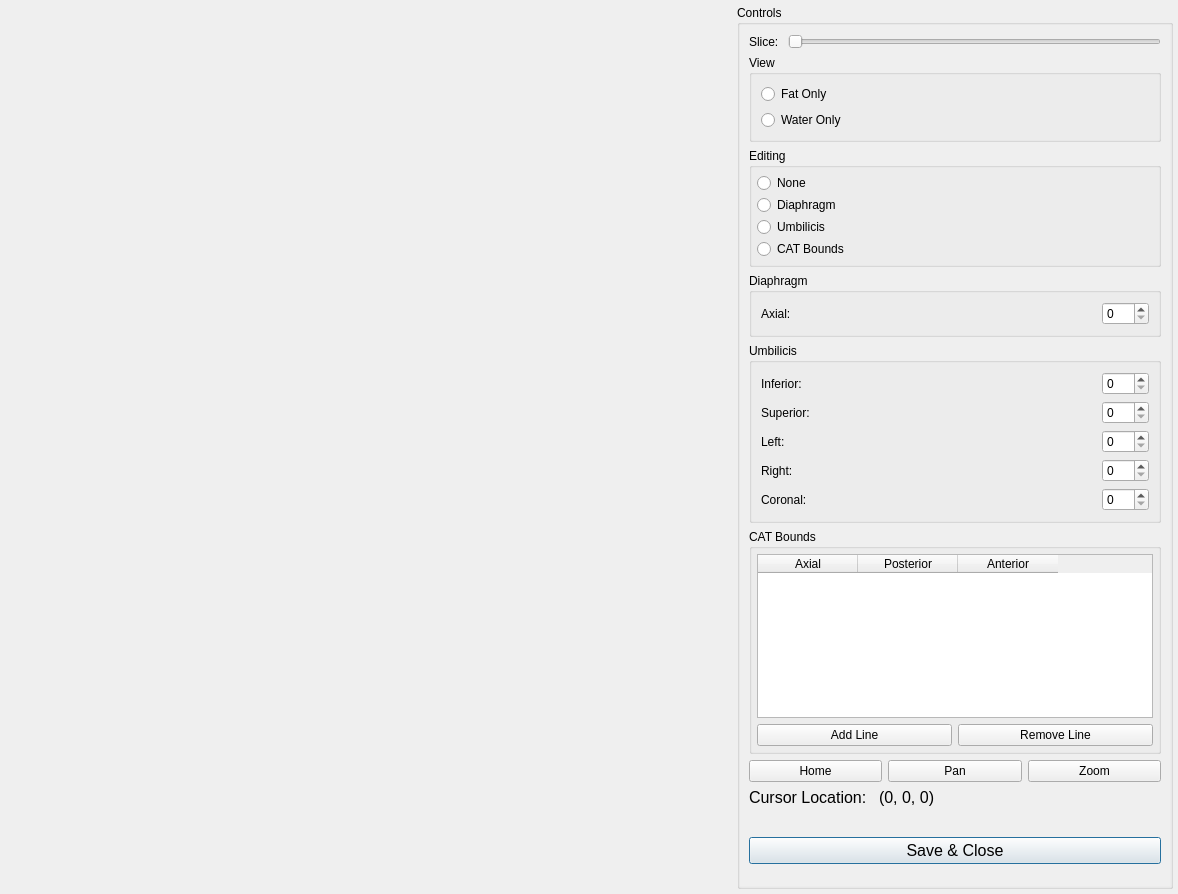
<?xml version="1.0" encoding="UTF-8"?>
<ui version="4.0">
 <class>ConfigureWindow</class>
 <widget class="QDialog" name="ConfigureWindow">
  <property name="geometry">
   <rect>
    <x>0</x>
    <y>0</y>
    <width>1178</width>
    <height>894</height>
   </rect>
  </property>
  <property name="windowTitle">
   <string>Configure Window</string>
  </property>
  <layout class="QGridLayout" name="gridLayout_7" columnstretch="5,3">
   <property name="leftMargin">
    <number>5</number>
   </property>
   <property name="topMargin">
    <number>5</number>
   </property>
   <property name="rightMargin">
    <number>5</number>
   </property>
   <property name="bottomMargin">
    <number>5</number>
   </property>
   <item row="0" column="0">
    <widget class="SliceWidget" name="sliceWidget" native="true"/>
   </item>
   <item row="0" column="1">
    <widget class="QGroupBox" name="groupBox">
     <property name="title">
      <string>Controls</string>
     </property>
     <layout class="QVBoxLayout" name="verticalLayout">
      <property name="spacing">
       <number>0</number>
      </property>
      <property name="leftMargin">
       <number>0</number>
      </property>
      <property name="topMargin">
       <number>0</number>
      </property>
      <property name="rightMargin">
       <number>0</number>
      </property>
      <property name="bottomMargin">
       <number>0</number>
      </property>
      <item>
       <widget class="QScrollArea" name="scrollArea">
        <property name="frameShape">
         <enum>QFrame::NoFrame</enum>
        </property>
        <property name="horizontalScrollBarPolicy">
         <enum>Qt::ScrollBarAlwaysOff</enum>
        </property>
        <property name="widgetResizable">
         <bool>true</bool>
        </property>
        <widget class="QWidget" name="scrollAreaWidgetContents">
         <property name="geometry">
          <rect>
           <x>0</x>
           <y>0</y>
           <width>434</width>
           <height>869</height>
          </rect>
         </property>
         <layout class="QGridLayout" name="gridLayout_2">
          <item row="5" column="0" colspan="2">
           <widget class="QGroupBox" name="groupBox_3">
            <property name="title">
             <string>Umbilicis</string>
            </property>
            <layout class="QGridLayout" name="gridLayout_3">
             <item row="3" column="0">
              <widget class="QLabel" name="label_4">
               <property name="text">
                <string>Left: </string>
               </property>
              </widget>
             </item>
             <item row="4" column="0">
              <widget class="QLabel" name="label_5">
               <property name="text">
                <string>Right: </string>
               </property>
              </widget>
             </item>
             <item row="5" column="0">
              <widget class="QLabel" name="label_6">
               <property name="text">
                <string>Coronal: </string>
               </property>
              </widget>
             </item>
             <item row="1" column="0">
              <widget class="QLabel" name="label_2">
               <property name="text">
                <string>Inferior: </string>
               </property>
              </widget>
             </item>
             <item row="2" column="0">
              <widget class="QLabel" name="label_3">
               <property name="text">
                <string>Superior: </string>
               </property>
              </widget>
             </item>
             <item row="1" column="1">
              <widget class="QSpinBox" name="umbilicisInferiorSpinBox">
               <property name="sizePolicy">
                <sizepolicy hsizetype="Maximum" vsizetype="Fixed">
                 <horstretch>0</horstretch>
                 <verstretch>0</verstretch>
                </sizepolicy>
               </property>
               <property name="maximum">
                <number>300</number>
               </property>
              </widget>
             </item>
             <item row="2" column="1">
              <widget class="QSpinBox" name="umbilicisSuperiorSpinBox">
               <property name="sizePolicy">
                <sizepolicy hsizetype="Maximum" vsizetype="Fixed">
                 <horstretch>0</horstretch>
                 <verstretch>0</verstretch>
                </sizepolicy>
               </property>
               <property name="maximum">
                <number>300</number>
               </property>
              </widget>
             </item>
             <item row="3" column="1">
              <widget class="QSpinBox" name="umbilicisLeftSpinBox">
               <property name="sizePolicy">
                <sizepolicy hsizetype="Maximum" vsizetype="Fixed">
                 <horstretch>0</horstretch>
                 <verstretch>0</verstretch>
                </sizepolicy>
               </property>
               <property name="maximum">
                <number>300</number>
               </property>
              </widget>
             </item>
             <item row="4" column="1">
              <widget class="QSpinBox" name="umbilicisRightSpinBox">
               <property name="sizePolicy">
                <sizepolicy hsizetype="Maximum" vsizetype="Fixed">
                 <horstretch>0</horstretch>
                 <verstretch>0</verstretch>
                </sizepolicy>
               </property>
               <property name="maximum">
                <number>300</number>
               </property>
              </widget>
             </item>
             <item row="5" column="1">
              <widget class="QSpinBox" name="umbilicisCoronalSpinBox">
               <property name="sizePolicy">
                <sizepolicy hsizetype="Maximum" vsizetype="Fixed">
                 <horstretch>0</horstretch>
                 <verstretch>0</verstretch>
                </sizepolicy>
               </property>
               <property name="maximum">
                <number>300</number>
               </property>
              </widget>
             </item>
            </layout>
           </widget>
          </item>
          <item row="2" column="0" colspan="2">
           <widget class="QGroupBox" name="groupBox_6">
            <property name="title">
             <string>View</string>
            </property>
            <layout class="QVBoxLayout" name="verticalLayout_3">
             <item>
              <widget class="QRadioButton" name="viewFatRadioButton">
               <property name="text">
                <string>Fat Only</string>
               </property>
              </widget>
             </item>
             <item>
              <widget class="QRadioButton" name="viewWaterRadioButton">
               <property name="text">
                <string>Water Only</string>
               </property>
              </widget>
             </item>
            </layout>
           </widget>
          </item>
          <item row="4" column="0" colspan="2">
           <widget class="QGroupBox" name="groupBox_5">
            <property name="title">
             <string>Diaphragm</string>
            </property>
            <layout class="QGridLayout" name="gridLayout_4">
             <item row="1" column="0">
              <widget class="QLabel" name="label_8">
               <property name="text">
                <string>Axial: </string>
               </property>
              </widget>
             </item>
             <item row="1" column="1">
              <widget class="QSpinBox" name="diaphragmAxialSpinBox">
               <property name="sizePolicy">
                <sizepolicy hsizetype="Maximum" vsizetype="Fixed">
                 <horstretch>0</horstretch>
                 <verstretch>0</verstretch>
                </sizepolicy>
               </property>
               <property name="maximum">
                <number>300</number>
               </property>
              </widget>
             </item>
            </layout>
           </widget>
          </item>
          <item row="3" column="0" colspan="2">
           <widget class="QGroupBox" name="groupBox_2">
            <property name="title">
             <string>Editing</string>
            </property>
            <layout class="QVBoxLayout" name="verticalLayout_2">
             <property name="spacing">
              <number>2</number>
             </property>
             <property name="leftMargin">
              <number>5</number>
             </property>
             <property name="topMargin">
              <number>5</number>
             </property>
             <property name="rightMargin">
              <number>5</number>
             </property>
             <property name="bottomMargin">
              <number>5</number>
             </property>
             <item>
              <widget class="QRadioButton" name="noneRadioButton">
               <property name="text">
                <string>None</string>
               </property>
              </widget>
             </item>
             <item>
              <widget class="QRadioButton" name="diaphragmRadioButton">
               <property name="text">
                <string>Diaphragm</string>
               </property>
              </widget>
             </item>
             <item>
              <widget class="QRadioButton" name="umbilicisRadioButton">
               <property name="text">
                <string>Umbilicis</string>
               </property>
              </widget>
             </item>
             <item>
              <widget class="QRadioButton" name="CATBoundsRadioButton">
               <property name="text">
                <string>CAT Bounds</string>
               </property>
              </widget>
             </item>
            </layout>
           </widget>
          </item>
          <item row="6" column="0" colspan="2">
           <widget class="QGroupBox" name="groupBox_4">
            <property name="title">
             <string>CAT Bounds</string>
            </property>
            <layout class="QGridLayout" name="gridLayout_5">
             <property name="leftMargin">
              <number>5</number>
             </property>
             <property name="topMargin">
              <number>5</number>
             </property>
             <property name="rightMargin">
              <number>5</number>
             </property>
             <property name="bottomMargin">
              <number>5</number>
             </property>
             <item row="1" column="1">
              <widget class="QPushButton" name="CATBoundsRemoveButton">
               <property name="focusPolicy">
                <enum>Qt::NoFocus</enum>
               </property>
               <property name="text">
                <string>Remove Line</string>
               </property>
              </widget>
             </item>
             <item row="1" column="0">
              <widget class="QPushButton" name="CATBoundsAddButton">
               <property name="focusPolicy">
                <enum>Qt::NoFocus</enum>
               </property>
               <property name="text">
                <string>Add Line</string>
               </property>
              </widget>
             </item>
             <item row="0" column="0" colspan="2">
              <widget class="QTableWidget" name="CATBoundsTableWidget">
               <property name="dragDropMode">
                <enum>QAbstractItemView::NoDragDrop</enum>
               </property>
               <property name="defaultDropAction">
                <enum>Qt::MoveAction</enum>
               </property>
               <property name="alternatingRowColors">
                <bool>true</bool>
               </property>
               <property name="selectionMode">
                <enum>QAbstractItemView::SingleSelection</enum>
               </property>
               <property name="selectionBehavior">
                <enum>QAbstractItemView::SelectRows</enum>
               </property>
               <attribute name="horizontalHeaderVisible">
                <bool>true</bool>
               </attribute>
               <attribute name="verticalHeaderVisible">
                <bool>false</bool>
               </attribute>
               <column>
                <property name="text">
                 <string>Axial</string>
                </property>
               </column>
               <column>
                <property name="text">
                 <string>Posterior</string>
                </property>
               </column>
               <column>
                <property name="text">
                 <string>Anterior</string>
                </property>
               </column>
              </widget>
             </item>
            </layout>
           </widget>
          </item>
          <item row="11" column="0" colspan="2">
           <widget class="QPushButton" name="saveButton">
            <property name="font">
             <font>
              <pointsize>12</pointsize>
             </font>
            </property>
            <property name="text">
             <string>Save &amp;&amp; Close</string>
            </property>
           </widget>
          </item>
          <item row="1" column="1">
           <widget class="QSlider" name="sliceSlider">
            <property name="sizePolicy">
             <sizepolicy hsizetype="Minimum" vsizetype="Fixed">
              <horstretch>0</horstretch>
              <verstretch>0</verstretch>
             </sizepolicy>
            </property>
            <property name="orientation">
             <enum>Qt::Horizontal</enum>
            </property>
           </widget>
          </item>
          <item row="1" column="0">
           <widget class="QLabel" name="label_7">
            <property name="sizePolicy">
             <sizepolicy hsizetype="Maximum" vsizetype="Preferred">
              <horstretch>0</horstretch>
              <verstretch>0</verstretch>
             </sizepolicy>
            </property>
            <property name="text">
             <string>Slice: </string>
            </property>
           </widget>
          </item>
          <item row="8" column="0" colspan="2">
           <layout class="QGridLayout" name="gridLayout_6">
            <item row="0" column="1">
             <widget class="QPushButton" name="panButton">
              <property name="focusPolicy">
               <enum>Qt::NoFocus</enum>
              </property>
              <property name="text">
               <string>Pan</string>
              </property>
             </widget>
            </item>
            <item row="0" column="0">
             <widget class="QPushButton" name="homeButton">
              <property name="focusPolicy">
               <enum>Qt::NoFocus</enum>
              </property>
              <property name="text">
               <string>Home</string>
              </property>
             </widget>
            </item>
            <item row="0" column="2">
             <widget class="QPushButton" name="zoomButton">
              <property name="focusPolicy">
               <enum>Qt::NoFocus</enum>
              </property>
              <property name="text">
               <string>Zoom</string>
              </property>
             </widget>
            </item>
           </layout>
          </item>
          <item row="13" column="1">
           <spacer name="verticalSpacer">
            <property name="orientation">
             <enum>Qt::Vertical</enum>
            </property>
            <property name="sizeHint" stdset="0">
             <size>
              <width>20</width>
              <height>40</height>
             </size>
            </property>
           </spacer>
          </item>
          <item row="9" column="0" colspan="2">
           <layout class="QHBoxLayout" name="horizontalLayout">
            <property name="spacing">
             <number>12</number>
            </property>
            <property name="bottomMargin">
             <number>0</number>
            </property>
            <item>
             <widget class="QLabel" name="label">
              <property name="sizePolicy">
               <sizepolicy hsizetype="Maximum" vsizetype="Preferred">
                <horstretch>0</horstretch>
                <verstretch>0</verstretch>
               </sizepolicy>
              </property>
              <property name="font">
               <font>
                <pointsize>12</pointsize>
               </font>
              </property>
              <property name="text">
               <string>Cursor Location:</string>
              </property>
             </widget>
            </item>
            <item>
             <widget class="QLabel" name="locationLabel">
              <property name="font">
               <font>
                <pointsize>12</pointsize>
               </font>
              </property>
              <property name="text">
               <string>(0, 0, 0)</string>
              </property>
              <property name="alignment">
               <set>Qt::AlignLeading|Qt::AlignLeft|Qt::AlignVCenter</set>
              </property>
             </widget>
            </item>
           </layout>
          </item>
          <item row="10" column="0" colspan="2">
           <widget class="QLabel" name="infoLabel">
            <property name="font">
             <font>
              <pointsize>12</pointsize>
             </font>
            </property>
            <property name="text">
             <string/>
            </property>
           </widget>
          </item>
         </layout>
        </widget>
       </widget>
      </item>
     </layout>
    </widget>
   </item>
  </layout>
 </widget>
 <customwidgets>
  <customwidget>
   <class>SliceWidget</class>
   <extends>QWidget</extends>
   <header>gui/sliceWidget.h</header>
   <container>1</container>
  </customwidget>
 </customwidgets>
 <tabstops>
  <tabstop>scrollArea</tabstop>
  <tabstop>sliceSlider</tabstop>
  <tabstop>viewFatRadioButton</tabstop>
  <tabstop>viewWaterRadioButton</tabstop>
  <tabstop>noneRadioButton</tabstop>
  <tabstop>diaphragmRadioButton</tabstop>
  <tabstop>umbilicisRadioButton</tabstop>
  <tabstop>CATBoundsRadioButton</tabstop>
  <tabstop>diaphragmAxialSpinBox</tabstop>
  <tabstop>umbilicisInferiorSpinBox</tabstop>
  <tabstop>umbilicisSuperiorSpinBox</tabstop>
  <tabstop>umbilicisLeftSpinBox</tabstop>
  <tabstop>umbilicisRightSpinBox</tabstop>
  <tabstop>umbilicisCoronalSpinBox</tabstop>
  <tabstop>CATBoundsTableWidget</tabstop>
  <tabstop>CATBoundsAddButton</tabstop>
  <tabstop>CATBoundsRemoveButton</tabstop>
  <tabstop>homeButton</tabstop>
  <tabstop>panButton</tabstop>
  <tabstop>zoomButton</tabstop>
  <tabstop>saveButton</tabstop>
 </tabstops>
 <resources/>
 <connections/>
</ui>
